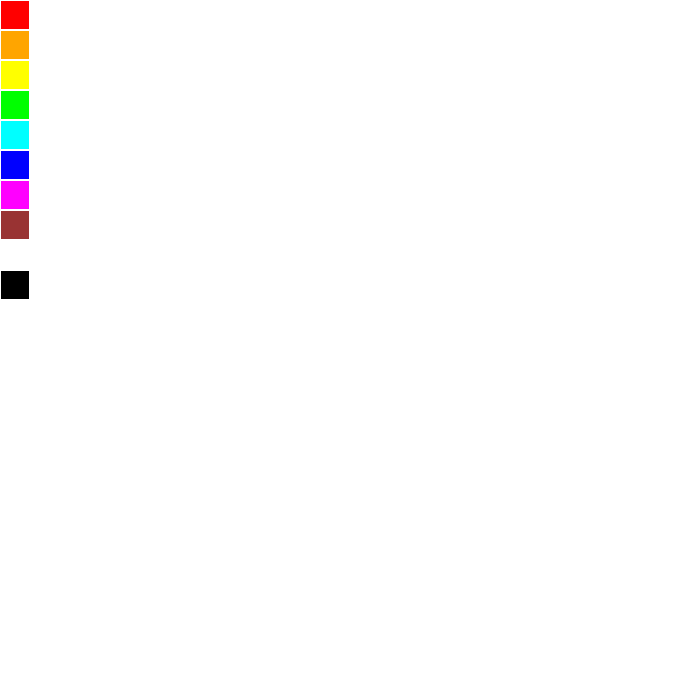
Frame 1 (no input)
Frame 60 (no input): identical to frame 1, image omitted
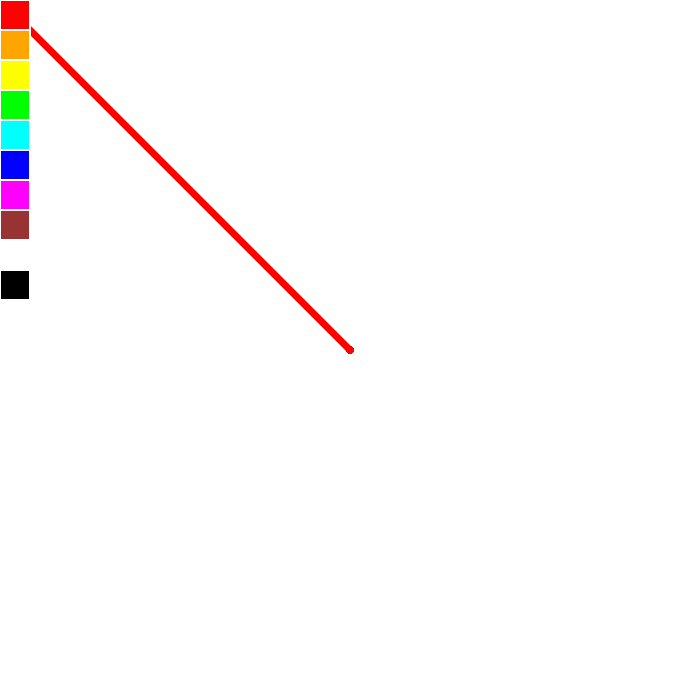
Frame 120 (the mouse pressed at the canvas centre since frame 60)

The p5.js sketch that drew these frames (run headless with seeded random() and noise() and a simulated clock; from frame 60 on, the mouse is pressed at the canvas centre):

// p5.js sketch
// ── sketch.js
let c = "red";
function setup() {
  createCanvas(700, 700);
}

function draw() {
 // background(220);
  strokeWeight(2);
  stroke(255);
  fill(255, 0, 0);
  rect(0, 0, 30, 30);
  
  fill(255, 165, 0);
  rect(0, 30, 30, 30);
  
  fill(255, 255, 0);
  rect(0, 60, 30, 30);
  
  fill(0, 255, 0);
  rect(0, 90, 30, 30);
  
  fill(0, 255, 255);
  rect(0, 120, 30, 30);
  
  fill(0, 0, 255);
  rect(0, 150, 30, 30);
  
  fill(255, 0, 255);
  rect(0, 180, 30, 30);
  
  fill(153, 51, 51);
  rect(0, 210, 30, 30);
  
  fill(255, 255, 255);
  rect(0, 240, 30, 30);
  
  fill(0, 0, 0);
  rect(0, 270, 30, 30);
 
  
 
  
  if (mouseIsPressed){
    drawline(c);
    mouseLocationCheck();
    }
       
}

function drawline(x){
  strokeWeight(7);
  stroke(x);
  line(mouseX, mouseY, pmouseX, pmouseY);
}
function mouseLocationCheck() {
   
  if(mouseX > 0 && mouseX < 30 && mouseY > 0 && mouseY < 30){
    c = color(255, 0, 0);
  }
  else if(mouseX > 0 && mouseX < 30 && mouseY > 30 && mouseY < 60){
      c = color(255, 165, 0);
  }
  else if(mouseX > 0 && mouseX < 30 && mouseY > 60 && mouseY < 90){
    c = color(255, 255, 0);
  }
  else if(mouseX > 0 && mouseX < 30 && mouseY > 90 && mouseY < 120){
    c = color(0, 255, 0);
  }
  else if(mouseX > 0 && mouseX < 30 && mouseY > 120 && mouseY < 150){
    c = color(0, 255, 255);
  }
  else if(mouseX > 0 && mouseX < 30 && mouseY > 150 && mouseY < 180){
    c = color(0, 255, 255);
  }
  else if(mouseX > 0 && mouseX < 30 && mouseY > 180 && mouseY < 210){
    c = color(255, 51, 255);
  }
  else if(mouseX > 0 && mouseX < 30 && mouseY > 210 && mouseY < 240){
    c = color(153, 51, 51);
  }
  else if(mouseX > 0 && mouseX < 30 && mouseY > 240 && mouseY < 270){
    c = color(255, 255, 255);
  }
  else if(mouseX > 0 && mouseX < 30 && mouseY > 270 && mouseY < 300){
    c = color(0, 0, 0);
  }
}


  
